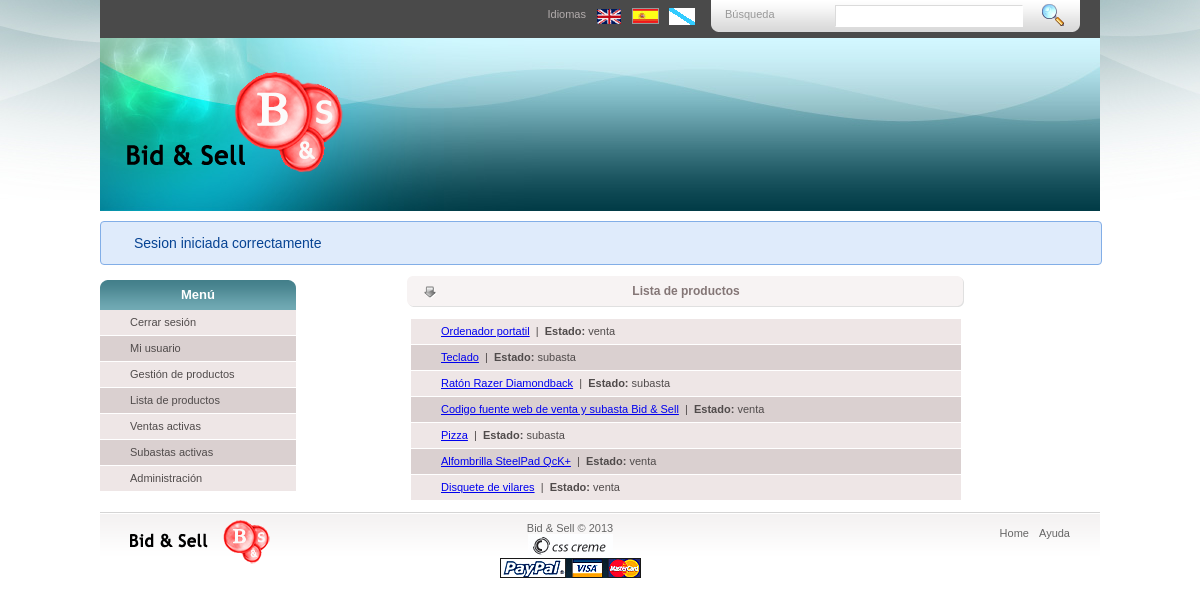
The app's page /index.php?controller=product&action=available (signed in) with its own data.
### tables this page shows
CREATE TABLE IF NOT EXISTS `PRODUCTO` (
  `idProducto` int(10) unsigned NOT NULL AUTO_INCREMENT COMMENT 'Identificador unico de producto. Auto incrementado.',
  `propietario` varchar(20) NOT NULL COMMENT 'Login del propietario (clave foranea a USUARIO.login).',
  `estado` enum('pendiente','subasta','venta') NOT NULL DEFAULT 'pendiente' COMMENT 'Estado del producto: en venta, en subasta o aun no establecido (pendiende).',
  `nombre` varchar(255) NOT NULL COMMENT 'Nombre del producto.',
  `descripcion` text COMMENT 'Descripcion del producto. Puede ser nulo.',
  PRIMARY KEY (`idProducto`),
  KEY `propietario` (`propietario`)
);

### views/layouts/application.php (called while the page is built)
<?php
require "header.php";
require "flash.php";
require "sidebar.php";
$this->yield();
require "footer.php";
?>

### controllers/ProductsController.php (called while the page is built, shortened)
<?php
class ProductsController extends Controller
{
    public function available()
    {
        $products = \models\Product::findByStateAvailable();
        $this->view->assign("list", $products);
        $this->view->render("product_list");
    }
}
?>

### controllers/Router.php (called while the page is built, shortened)
<?php
class Router
{
    public function routeRequest($request)
    {
        $controller = "controllers\\HomeController";
        if ((isset($request->controller))) {
            $controller = $request->controller;
            $controller = "controllers\\" . ucfirst($controller) . "sController";
        }
        $action = isset($request->action) ? $request->action : "defaultAction";
        if (class_exists($controller) && method_exists($controller,$action)) {
            $controller = new $controller($request);
            $controller->$action();
        } else {
            header("HTTP/1.1 404 Not Found");
            include_once(__DIR__ . "/../assets/static/404.html");
            exit();
        }
    }
}
?>

### index.php (called while the page is built, shortened)
<?php
$router = new controllers\Router();
$router->routeRequest(new components\Request());
?>

### models/Product.php (called while the page is built, shortened)
<?php
class Product extends Model
{
    private $idProduct;
    public function __construct($idProduct = null, $owner = null)
    {
        $this->idProduct =   $idProduct;
    }
    public static function findByStateAvailable()
    {
        $ids = \database\DAOFactory::getDAO("product")->query(
            "SELECT idProducto FROM PRODUCTO WHERE estado != ?",
            "pendiente");
        $found = array();
        foreach ($ids as $id) {
            $product = new Product($id["idProducto"]);
            $found[ ] = $product;
        }
        return $found;
    }
    public function fill()
    {
        $rows = $this->dao->select(["*"], ["idProducto" => $this->idProduct]);
        $this->state       = $rows[0]["estado"];
        $this->name        = $rows[0]["nombre"];
        return true;
    }
    public function getId()
    {
        return $this->idProduct;
    }
}
?>

### database/SQLDAO.php (called while the page is built, shortened)
<?php
abstract class SQLDAO implements DAO
{
    protected $tableName;
    public function __construct($tableName)
    {
        $this->tableName = $tableName;
    }
    public function select($data, $where = null)
    {
        $db = DatabaseConnection::getConnection();
        $select = "SELECT ";
        $iter = new \CachingIterator(new \ArrayIterator($data));
        foreach ($iter as $column) {
            $select .= $column;
        }
        $select .= " FROM " . $this->tableName;
        if (isset($where)) {
            $select .= " WHERE ";
            $iter = new \CachingIterator(new \ArrayIterator($where));
            foreach ($iter as $key => $_) {
                $select .= $key . " = ?";
            }
        }
        $query = $db->prepare($select);
        if (isset($where)) {
            $i = 1;
            foreach ($where as $key => $_)
                $query->bindParam($i++, $where[$key]);
        }
        $result = array();
        if ($query->execute()) {
            while ($row = $query->fetch())
                $result[] = $row;
        }
        return $result;
    }
    public function query($statement)
    {
        $db = DatabaseConnection::getConnection();
        $query = $db->prepare($statement);
        $args = func_get_args();
        for ($i = 1; $i < count($args); $i++)
            $query->bindParam($i, $args[$i]);
        $result = $query->execute();
        if ($row = $query->fetch()) {
            $result = [$row];
            while ($row = $query->fetch())
                $result[] = $row;
        }
        return $result;
    }
}
?>

### views/templates/product_list.php (the view)
<div class="center_content">
    <div class="center_title_bar"><?php print $lang["product"]["list"]; ?></div>
    <ul class="list">
<?php
    for ($i = 0; $i < count($list); $i++) {
?>
        <li class="<?php if ($i % 2 == 0) print "even"; else print "odd"; ?>">
            <a href="/index.php?controller=product&action=get&id=<?php print $list[$i]->getId(); ?>"><?php print $list[$i]->name; ?></a>
            &nbsp;|&nbsp;
            <strong><?php print $lang["product"]["state"]; ?>:</strong> <?php print $list[$i]->state; ?>
        </li>
<?php } ?>
    </ul>
</div>

### assets/css/style.css (style rules this page uses)
body { background:url(/assets/imgs/bg.jpg) no-repeat #fff center top; padding:0; font-family:Arial, Helvetica, sans-serif; font-size:11px; margin:0px auto auto auto; color:#000; }
.center_content { width:780px; float:left; margin: 0 auto; }
.center_title_bar { width:780px; height:33px; text-align:center; float:left; margin: 0 auto; line-height:33px; font-size:12px; color:#847676; font-weight:bold; background:url(/assets/img/bar_bg.gif) no-repeat center; }
ul.list { float:left; }
ul.list li { float:left; margin-left: 75px; list-style:none; display:inline-block; vertical-align:middle; }
ul.list li.odd { width: 520px;display:block;background-color: #dad0d0;border-bottom:1px #FFFFFF solid; text-decoration:none;color:#504b4b;padding:0 0 0 30px; line-height:25px; }
ul.list li.even { width:520px;display:block;background-color: #eee6e6;border-bottom:1px #FFFFFF solid; text-decoration:none;color:#504b4b;padding:0 0 0 30px; line-height:25px; }

### records on screen
producto: nombre "Ordenador portatil", estado "venta"
producto: nombre "Teclado", estado "subasta"
producto: nombre "Ratón Razer Diamondback", estado "subasta"
producto: nombre "Codigo fuente web de venta y subasta Bid & Sell", estado "venta"
producto: nombre "Pizza", estado "subasta"
producto: nombre "Alfombrilla SteelPad QcK+", estado "venta"
producto: nombre "Disquete de vilares", estado "venta"

### other values on screen
$lang["general"]["search"] "Búsqueda"
$lang["general"]["languages"] "Idiomas"
$flash "Sesion iniciada correctamente"
$lang ["general"]["menu"] "Menú"
$lang["user"]["logout"] "Cerrar sesión"
$lang ["user"]["panel"] "Mi usuario"
$lang["product"]["panel"] "Gestión de productos"
$lang["product"]["list"] "Lista de productos"
$lang ["sale"]["panel"] "Ventas activas"
$lang["bidding"]["panel"] "Subastas activas"
$lang["store"]["panel"] "Administración"
$lang["general"]["help"] "Ayuda"
